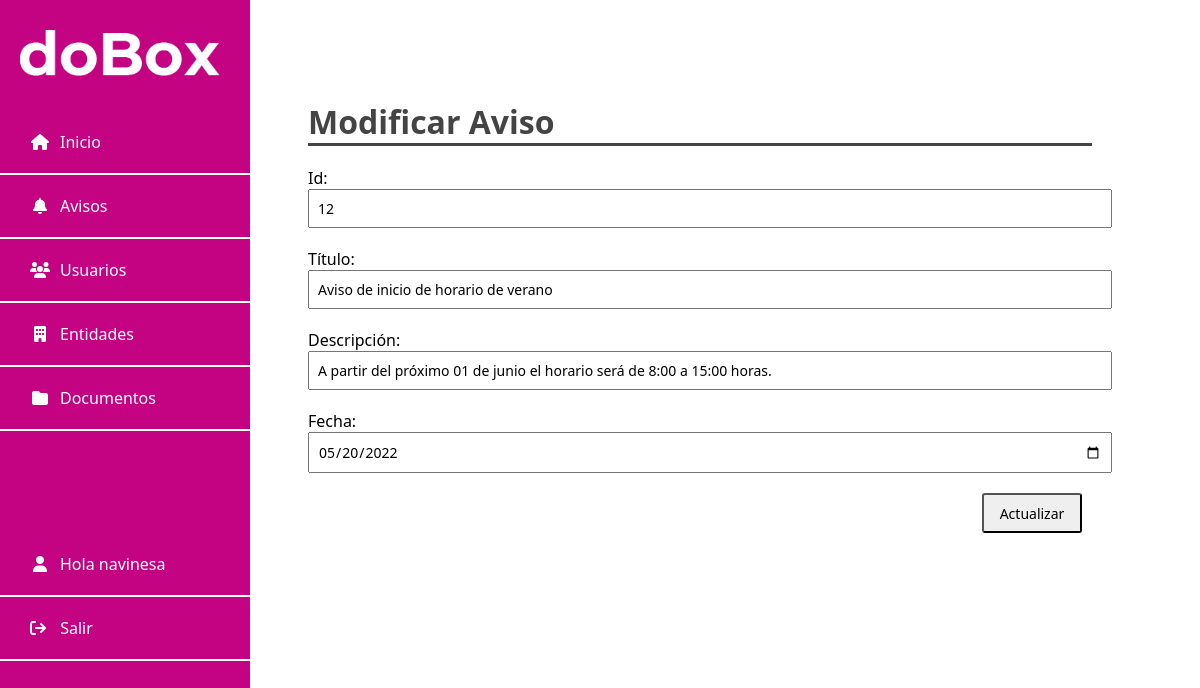
/avisos/modificar_aviso.php?ID=12 (signed in), run on the app's committed database.
### tables this page shows
CREATE TABLE `tbl_avisos` (
  `ID` int(11) NOT NULL,
  `TITULO` varchar(255) NOT NULL,
  `DESCRIPCION` varchar(500) NOT NULL,
  `FECHA` date NOT NULL
);

### login/Usuario_Sesion.php (called while the page is built, shortened)
<?php
class Usuario_Sesion
{
    private $usuario = null;
    private $rol = null;
    function __construct()
    {
        if (isset($_SESSION["usuario"]) || isset($_SESSION["rol"]) || isset($_SESSION["id"]) || isset($_SESSION["email"])) {
            $this->usuario = $_SESSION["usuario"];
            $this->rol = $_SESSION["rol"];
        }
    }
    public function getUsuario()
    {
        return $this->usuario;
    }
    public function getRol()
    {
        return $this->rol;
    }
}

### avisos/modificar_aviso.php (the view, shortened to what this page needs)
<?php
require('../conexion.php');
include "../login/Usuario_Sesion.php";
$usuario_sesion = new Usuario_Sesion();
$usuario = $usuario_sesion->getUsuario();
$rol = $usuario_sesion->getRol();
$id = $_GET['ID'];
$query = "SELECT * FROM tbl_avisos WHERE ID= '" . $id . "'";
$resultado = $mysqli->query($query);
$fila = $resultado->fetch_assoc();
?>
<!DOCTYPE html>
<html lang="es">
<head>
    <link rel="stylesheet" type="text/css" href="../css/index.css">
    <link rel="stylesheet" href="https://cdnjs.cloudflare.com/ajax/libs/font-awesome/6.1.1/css/all.min.css" />
</head>
<body>
    <div class="sidenav">
        <img class="logo" src="../img/logo_doBox_white.png">
        <a href="../home.php"><i class="fa fa-fw fa-home"></i>Inicio</a>
        <?php if ($rol === 'Administrador') { ?>
            <a href="../avisos/gridavisos.php"><i class="fa fa-fw fa-bell"></i>Avisos</a>
            <a href="../usuarios/gridusuarios.php"><i class="fa fa-fw fa-users"></i>Usuarios</a>
        <?php }
        ?>
        <a href="../entidades/gridentidades.php"><i class="fa fa-fw fa-building"></i>Entidades</a>
        <a href="../documentos/griddocumentos.php"><i class="fa fa-fw fa-folder"></i>Documentos</a>
        <br>
        <div class="sesion">
            <a href="index.php"><i class="fa fa-fw fa-user"></i>Hola <?php echo $usuario ?></a>
            <a href="../login/logout.php"><i class="fa fa-solid fa-arrow-right-from-bracket"></i> Salir</a>
        </div>
    </div>
    <div class="main">
        <h1>Modificar Aviso</h1>
        <form name="modificar_aviso" action="modifica_aviso.php" method="POST">
            <label for="id">Id:</label>
            <input type="text" name="id" value="<?php echo $fila['ID']; ?>" readonly />
            <label for="titulo">Título:</label>
            <input type="text" name="titulo" value="<?php echo $fila['TITULO']; ?>" />
            <label for="descripcion">Descripción:</label>
            <input type="text" name="descripcion" value="<?php echo $fila['DESCRIPCION']; ?>" />
            <label for="fecha">Fecha:</label>
            <input type="date" name="fecha" value="<?php echo $fila['FECHA']; ?>" />
            <input class="guardar" type="submit" name="modifica_aviso" value="Actualizar" />
        </form>
    </div>
</body>
</html>

### css/index.css (style rules this page uses)
body { font-family:'Segoe UI', Tahoma, Geneva, Verdana, sans-serif }
h1 { border-bottom: 3px solid #444; color:#444 }
.logo { width: 200px; margin: 20px 20px 20px 10px; padding: 10px 10px 10px 10px; border-radius: 10px }
.fa { padding-right: 10px }
.sidenav { height: 100%; width: 250px; position: fixed; z-index: 1; top: 0; left: 0; background-color: #c40383; overflow-x: hidden }
.sidenav a { padding: 20px 8px 20px 30px; text-decoration: none; font-size: 16px; color: white; display: block; border-bottom: 2px solid white }
.sesion { margin-top: 80px }
.main { margin-left: 300px; margin-top: 100px; margin-right: 100px }
input { width: 100%; padding: 8px 8px; font-family: 'Segoe UI', Tahoma, Geneva, Verdana, sans-serif; font-size: 14px; margin-bottom: 20px }
.guardar { font-family: 'Segoe UI', Tahoma, Geneva, Verdana, sans-serif; border-radius: 3px; float: right; width: 100px; height: 40px; margin-left: 10px; margin-right: 10px; margin-bottom: 10px }

### data on the page
tbl_avisos: id "12", titulo "Aviso de inicio de horario de verano", descripcion "A partir del próximo 01 de junio el horario será de 8:00 a 15:00 horas.", fecha "05/20/2022"

### other printed values
$usuario "navinesa"
